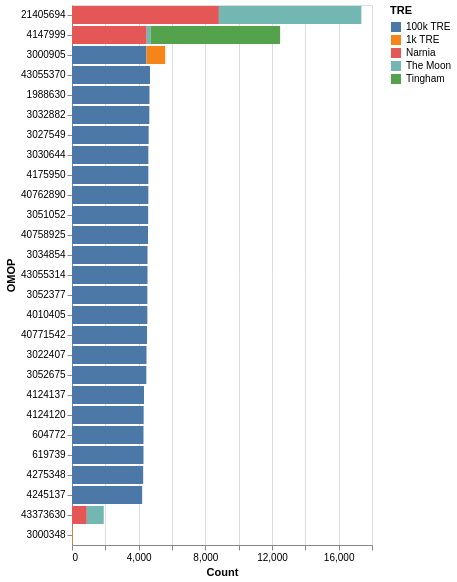

The notebook cell saved with this chart:
### Markdown cell above
Or if you don't have a set of codes you want to query, but do have some substring to match, you can use the `get_codes_by_substring_match` method. This is case-insensitive and supports regular expressions.

### Code cell
codesets.plot_by_codes(codesets.get_codes_by_substring_match("leuko")["OMOP"])

### Figure 1 — Vega-Lite specification as saved in the notebook (floating-point values rounded to 4 significant figures; data arrays with more than 128 entries replaced by an {"elided": "..."} marker saying what was removed)
{"config": {"view": {"continuousWidth": 300, "continuousHeight": 300}}, "data": {"name": "data-23db58bc3def801d6732df0a39f3852e"}, "mark": {"type": "bar"}, "encoding": {"color": {"field": "TRE", "type": "nominal"}, "tooltip": {"field": "OMOP_DESCR", "type": "nominal"}, "x": {"field": "Count", "type": "quantitative"}, "y": {"field": "OMOP", "sort": "-x", "type": "nominal"}}, "$schema": "https://vega.github.io/schema/vega-lite/v6.1.0.json", "datasets": {"data-23db58bc3def801d6732df0a39f3852e": {"elided": "135 records"}}}
